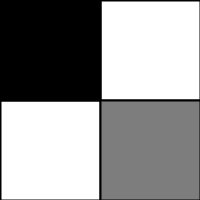
Frame 1 (no input)
Frame 60 (the mouse pressed at the canvas centre just before this capture): identical to frame 1, image omitted
Frame 120 (the mouse held since frame 60 and released just before this capture): identical to frame 1, image omitted

The Processing sketch that drew this single still picture (run headless with seeded random() and noise(); from frame 60 on, the mouse is pressed at the canvas centre):

// Processing sketch: sketch_06_grayscale
// ── sketch_06_grayscale.pde
void setup() {

  size(200, 200);
  background(255);

  strokeWeight(2);
  stroke(0);

  fill(0);
  rect(0, 0, 100, 100);

  noFill();
  rect(100, 0, 100, 100);

  rect(0, 100, 100, 100);

  fill(125);
  rect(100, 100, 100, 100);
}

void draw() {
}
